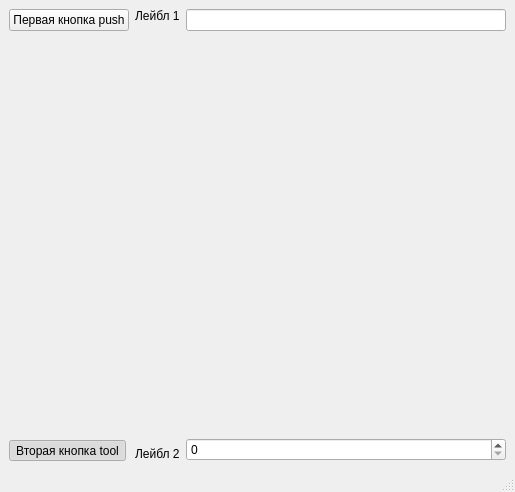
<?xml version="1.0" encoding="UTF-8"?>
<ui version="4.0">
 <class>MainWindow</class>
 <widget class="QMainWindow" name="MainWindow">
  <property name="geometry">
   <rect>
    <x>0</x>
    <y>0</y>
    <width>515</width>
    <height>492</height>
   </rect>
  </property>
  <property name="cursor">
   <cursorShape>CrossCursor</cursorShape>
  </property>
  <property name="windowTitle">
   <string>MainWindow</string>
  </property>
  <widget class="QWidget" name="centralwidget">
   <layout class="QGridLayout" name="gridLayout_3">
    <item row="0" column="0">
     <layout class="QGridLayout" name="gridLayout_2">
      <item row="0" column="0">
       <layout class="QHBoxLayout" name="horizontalLayout">
        <item>
         <layout class="QVBoxLayout" name="verticalLayout">
          <item>
           <widget class="QPushButton" name="Bt1">
            <property name="text">
             <string>Первая кнопка push</string>
            </property>
           </widget>
          </item>
          <item>
           <spacer name="verticalSpacer">
            <property name="orientation">
             <enum>Qt::Vertical</enum>
            </property>
            <property name="sizeHint" stdset="0">
             <size>
              <width>20</width>
              <height>40</height>
             </size>
            </property>
           </spacer>
          </item>
          <item>
           <widget class="QToolButton" name="Bt2">
            <property name="mouseTracking">
             <bool>true</bool>
            </property>
            <property name="text">
             <string>Вторая кнопка tool</string>
            </property>
            <property name="checkable">
             <bool>true</bool>
            </property>
            <property name="checked">
             <bool>true</bool>
            </property>
            <property name="arrowType">
             <enum>Qt::NoArrow</enum>
            </property>
           </widget>
          </item>
         </layout>
        </item>
        <item>
         <layout class="QVBoxLayout" name="verticalLayout_2">
          <item>
           <layout class="QGridLayout" name="gridLayout">
            <item row="0" column="0">
             <widget class="QLabel" name="LB1">
              <property name="text">
               <string>Лейбл 1</string>
              </property>
             </widget>
            </item>
            <item row="1" column="0">
             <spacer name="verticalSpacer_2">
              <property name="orientation">
               <enum>Qt::Vertical</enum>
              </property>
              <property name="sizeHint" stdset="0">
               <size>
                <width>20</width>
                <height>40</height>
               </size>
              </property>
             </spacer>
            </item>
           </layout>
          </item>
          <item>
           <widget class="QLabel" name="LB2">
            <property name="text">
             <string>Лейбл 2</string>
            </property>
           </widget>
          </item>
         </layout>
        </item>
       </layout>
      </item>
      <item row="0" column="1">
       <layout class="QVBoxLayout" name="verticalLayout_4">
        <item>
         <layout class="QVBoxLayout" name="verticalLayout_3">
          <item>
           <widget class="QLineEdit" name="lineEdit"/>
          </item>
         </layout>
        </item>
        <item>
         <spacer name="verticalSpacer_3">
          <property name="orientation">
           <enum>Qt::Vertical</enum>
          </property>
          <property name="sizeHint" stdset="0">
           <size>
            <width>20</width>
            <height>40</height>
           </size>
          </property>
         </spacer>
        </item>
        <item>
         <widget class="QSpinBox" name="spinBox"/>
        </item>
       </layout>
      </item>
     </layout>
    </item>
   </layout>
  </widget>
  <widget class="QMenuBar" name="menubar">
   <property name="geometry">
    <rect>
     <x>0</x>
     <y>0</y>
     <width>515</width>
     <height>33</height>
    </rect>
   </property>
  </widget>
  <widget class="QStatusBar" name="statusbar"/>
 </widget>
 <resources/>
 <connections/>
</ui>
